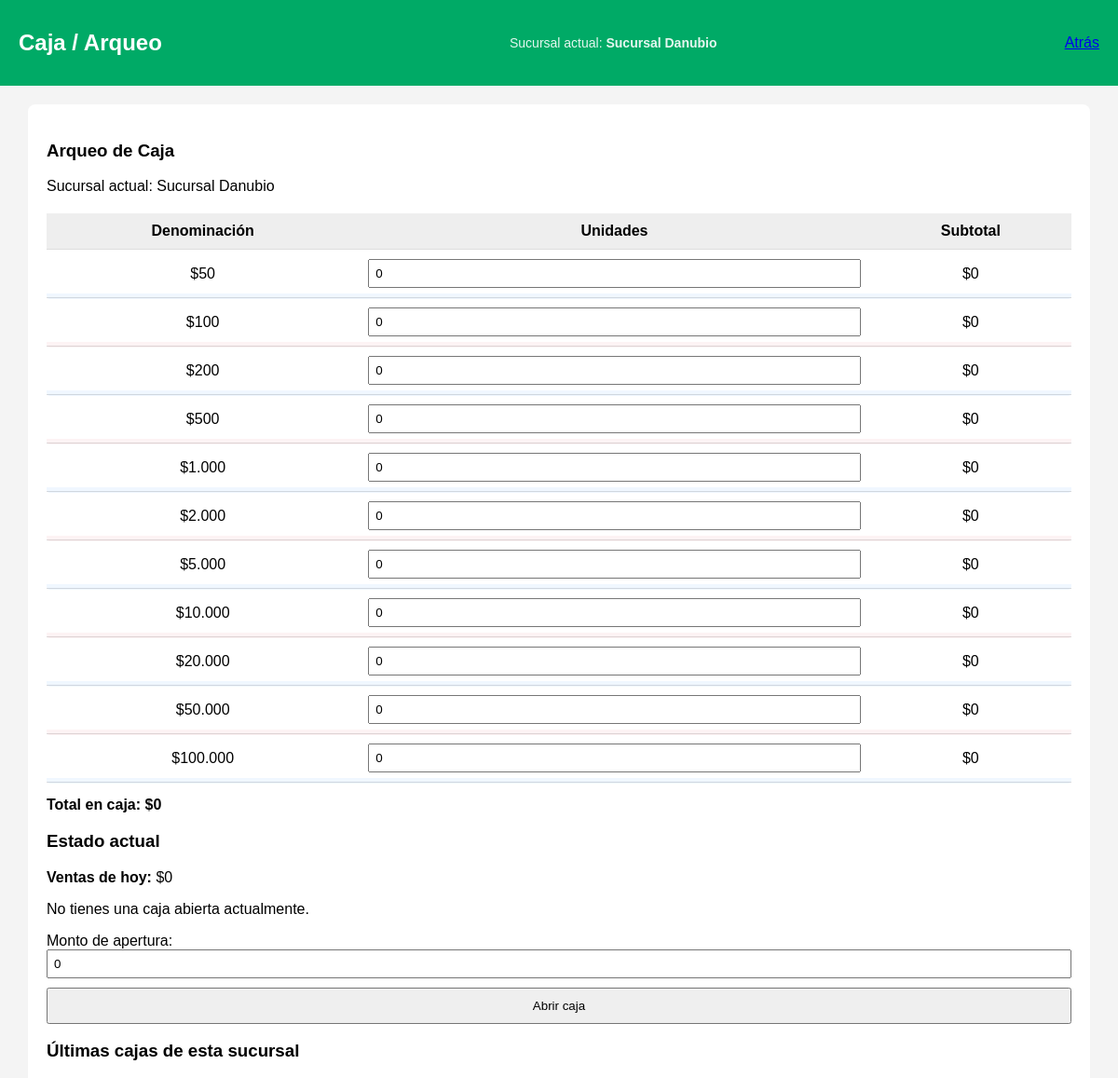
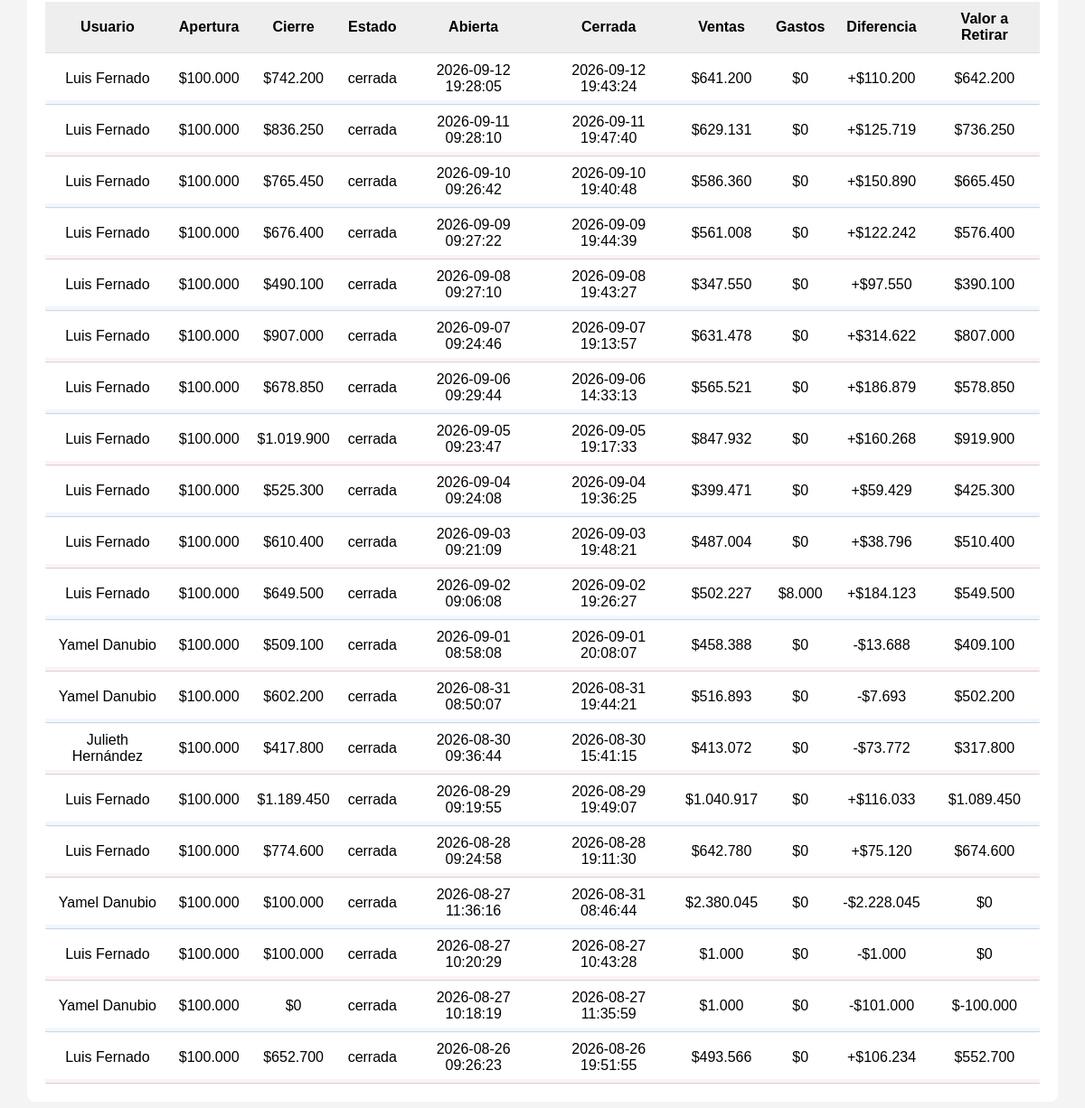
Screenshot of /admin/caja.php (signed in) with the database file from the repository (2 pictures, top to bottom).
### tables this page shows
CREATE TABLE `cash_sessions` (
  `id` int(11) NOT NULL,
  `user_id` int(11) NOT NULL,
  `branch_id` int(11) NOT NULL,
  `opening_amount` decimal(10,2) NOT NULL,
  `closing_amount` decimal(10,2) DEFAULT NULL,
  `opened_at` datetime NOT NULL DEFAULT current_timestamp(),
  `closed_at` datetime DEFAULT NULL,
  `printed_at` datetime DEFAULT NULL,
  `status` enum('abierta','cerrada') NOT NULL DEFAULT 'abierta'
);

CREATE TABLE `users` (
  `id` int(11) NOT NULL,
  `name` varchar(100) NOT NULL,
  `email` varchar(150) NOT NULL,
  `password_hash` varchar(255) NOT NULL,
  `role_id` int(11) NOT NULL,
  `branch_id` int(11) NOT NULL DEFAULT 1,
  `active` tinyint(1) DEFAULT 1,
  `created_at` timestamp NOT NULL DEFAULT current_timestamp()
);

### admin/caja.php (the view, shortened to what this page needs)
<?php
$pdo = DB::getConnection();
$currentBranchId   = $_SESSION['branch_id']   ?? null;
$currentBranchName = $_SESSION['branch_name'] ?? null;
$currentUserId     = $_SESSION['user']['id']  ?? null;
$currentUserRole   = $_SESSION['user']['role_id'] ?? null;
$stmt = $pdo->prepare("
    SELECT * FROM cash_sessions
    WHERE user_id=? AND branch_id=? AND status='abierta'
    ORDER BY id DESC LIMIT 1
");
$stmt->execute([$currentUserId, $currentBranchId]);
$currentSession = $stmt->fetch(PDO::FETCH_ASSOC);
$stmtVentasSesion = $pdo->prepare("
    SELECT COALESCE(SUM(total),0)
    FROM orders
    WHERE branch_id = ?
      AND status != 'cancelado'
      AND created_at BETWEEN ? AND ?
");
$stmtVirtual = $pdo->prepare("
    SELECT COALESCE(SUM(p.amount),0)
    FROM payments p
    JOIN orders o ON o.id = p.order_id
    WHERE p.method = 'virtual'
      AND p.status = 'completado'
      AND o.created_at BETWEEN ? AND ?
      AND o.branch_id = ?
");
$stmtGastos = $pdo->prepare("
    SELECT COALESCE(SUM(valor),0)
    FROM gastos g
    WHERE g.branch_id = ?
      AND CONCAT(g.fecha, ' ', g.hora) BETWEEN ? AND ?
      AND g.anulado = 0
");
$reportSession = null;
$reportVentas  = 0;
$reportVirtualPayments = 0;
$reportGastos = 0;
$defaultOpenedAt = $currentSession['opened_at'] ?? date('Y-m-d H:i:s');
$defaultClosedAt = $currentSession['closed_at'] ?? date('Y-m-d H:i:s');
$stmtVirtual->execute([$defaultOpenedAt, $defaultClosedAt, $currentBranchId]);
if (empty($reportVirtualPayments)) {
    $reportVirtualPayments = (float)$stmtVirtual->fetchColumn();
}
$stmtGastos->execute([$currentBranchId, $defaultOpenedAt, $defaultClosedAt]);
if (empty($reportGastos)) {
    $reportGastos = (float)$stmtGastos->fetchColumn();
}
$stmt = $pdo->prepare("
    SELECT SUM(total)
    FROM orders
    WHERE branch_id = ?
      AND status != 'cancelado'
      AND DATE(created_at) = CURDATE()
");
$stmt->execute([$currentBranchId]);
$todaySales = $stmt->fetchColumn() ?: 0;
$stmt = $pdo->prepare("
    SELECT c.*, u.name AS user_name
    FROM cash_sessions c
    JOIN users u ON u.id = c.user_id
    WHERE c.branch_id = ?
    ORDER BY c.id DESC
    LIMIT 20
");
$stmt->execute([$currentBranchId]);
$sessions = $stmt->fetchAll(PDO::FETCH_ASSOC);
?>
<!DOCTYPE html>
<html lang="es">
<head>
</head>
<body>
<header>
    <h2>Caja / Arqueo</h2>
    <div class="branch">Sucursal actual: <strong><?= htmlspecialchars($currentBranchName) ?></strong></div>
    <a href="/mi_tienda/admin/pos.php?mode=tactil">Atrás</a>
</header>
<div class="container">
<h3>Arqueo de Caja</h3>
<p>Sucursal actual: <?= htmlspecialchars($currentBranchName) ?></p>
<table class="table">
    <thead>
        <tr>
            <th>Denominación</th>
            <th>Unidades</th>
            <th>Subtotal</th>
        </tr>
    </thead>
    <tbody>
        <?php
        $denominaciones = [50,100,200,500,1000,2000,5000,10000,20000,50000,100000];
        foreach ($denominaciones as $den): ?>
        <tr>
            <td>$<?= number_format($den,0,",",".") ?></td>
            <td>
                <input type="text"
                       name="den[<?= $den ?>]"
                       value="0"
                       class="den-input"
                       data-valor="<?= $den ?>">
            </td>
            <td class="subtotal">$0</td>
        </tr>
        <?php endforeach; ?>
    </tbody>
</table>
<div style="margin-top:15px;">
    <strong>Total en caja: $<span id="total-caja">0</span></strong>
</div>
<h3>Estado actual</h3>
<?php if ($currentUserRole == 1): ?>
    <p><strong>Ventas de hoy:</strong> $<?= number_format($todaySales, 0, ",", ".") ?></p>
<?php endif; ?>
<?php if ($currentSession): ?>
    <p><strong>Caja abierta por ti:</strong>
        Apertura: <span id="apertura_ref">$<?= number_format($currentSession['opening_amount'],0,",",".") ?></span>
        el <?= $currentSession['opened_at'] ?>
    </p>
    <form method="POST">
        <input type="hidden" name="action" value="close">
        <label>Monto de cierre:</label>
        <input type="text" name="closing_amount" id="closing_amount" required>
        <button type="submit">Cerrar caja</button>
    </form>
    <div id="diff-box" style="margin-top:15px; padding:12px; border:1px solid #ddd; border-radius:8px;">
        <div style="display:flex; justify-content:space-between; align-items:center; margin-bottom:10px;">
            <strong>Diferencia / Descudre (cierre - apertura)</strong>
            <span id="diff-badge"></span>
        </div>
        <div style="display:grid; grid-template-columns:1fr 1fr 1fr; gap:10px;">
            <div>
                <div style="font-weight:bold;">Apertura registrada</div>
                <div id="diff-apertura">$0</div>
            </div>
            <div>
                <div style="font-weight:bold;">Cierre contado</div>
                <div id="diff-cierre">$0</div>
            </div>
            <div>
                <div style="font-weight:bold;">Diferencia</div>
                <div id="diff-valor">$0</div>
            </div>
        </div>
        <small style="display:block; margin-top:8px; color:#666;">Para descuadre considerando ventas de la sesión, ver columna “Diferencia” en el historial.</small>
    </div>
<?php
if ($reportSession):
    $rep = $reportSession;
    $valor_retirar = (float)$rep['closing_amount'] - (float)$rep['opening_amount'];
    $reportVentas = (float)$reportVentas;
    $reportVirtualPayments = (float)$reportVirtualPayments;
    $reportGastos = (float)$reportGastos;
    $difference = $valor_retirar + $reportVirtualPayments + $reportGastos - $reportVentas;
?>
<style>
    .excel-table {
        width: 100%;
        border-collapse: collapse;
        margin-top: 15px;
        font-family: Arial, sans-serif;
        font-size: 14px;
    }
    .excel-table th, .excel-table td {
        border: 1px solid #999;
        padding: 8px;
        text-align: left;
    }
    .excel-table th {
        background-color: #f2f2f2;
        font-weight: bold;
    }
    .excel-table tr:nth-child(even) {
        background-color: #fafafa;
    }
</style>
<div class="report" id="report-cierre">
    <h4>Reporte de Cierre - Caja #<?= htmlspecialchars($rep['id']) ?></h4>
    <table class="excel-table">
        <tr><th>Usuario</th><td><?= htmlspecialchars($rep['user_name']) ?></td></tr>
        <tr><th>Sucursal</th><td><?= htmlspecialchars($currentBranchName) ?></td></tr>
        <tr><th>Apertura registrada</th><td>$<?= number_format($rep['opening_amount'],0,",",".") ?> (<?= $rep['opened_at'] ?>)</td></tr>
        <tr><th>Cierre contado</th><td>$<?= number_format($rep['closing_amount'],0,",",".") ?> (<?= $rep['closed_at'] ?>)</td></tr>
        <tr><th>Valor a retirar</th><td>$<?= number_format($valor_retirar,0,",",".") ?></td></tr>
        <tr><th>Ventas en la sesión</th><td>$<?= number_format($reportVentas,0,",",".") ?></td></tr>
        <tr><th>Ventas virtuales en la sesión</th><td>$<?= number_format($reportVirtualPayments,0,",",".") ?></td></tr>
        <tr><th>Gastos en la sesión</th><td>$<?= number_format($reportGastos,0,",",".") ?></td></tr>
        <tr><th>Diferencia (efectivo + virtuales + gastos - ventas)</th>
            <td><?= ($difference >= 0 ? '+' : '-') . '$' . number_format(abs($difference),0,",",".") ?></td></tr>
    </table>
    <div style="display:none;">
        <span id="ventas_sesion"><?= number_format($reportVentas,0,",",".") ?></span>
        <span id="ventas_virtuales"><?= number_format($reportVirtualPayments,0,",",".") ?></span>
        <span id="gastos_sesion"><?= number_format($reportGastos,0,",",".") ?></span>
    </div>
    <div style="margin-top:12px; display:flex; gap:8px;">
        <button onclick="window.open('<?= htmlspecialchars('invoice_print.php?session_id='.$rep['id'].'&width=58') ?>','_blank','noopener')">Imprimir</button>
        <form method="POST" style="margin:0;">
            <input type="hidden" name="action" value="ack_report">
            <input type="hidden" name="session_id" value="<?= htmlspecialchars($rep['id']) ?>">
            <button type="submit">Confirmar reporte</button>
        </form>
    </div>
</div>
<?php endif; ?>
<?php else: ?>
    <p>No tienes una caja abierta actualmente.</p>
    <form method="POST">
        <label>Monto de apertura:</label>
        <input type="text" name="opening_amount" id="opening_amount" required>
        <button type="submit">Abrir caja</button>
    </form>
<?php endif; ?>
<?php
if ($currentUserRole == 1):
?>
    <h3>Últimas cajas de esta sucursal</h3>
    <table class="table">
        <thead>
            <tr>
                <th>Usuario</th>
                <th>Apertura</th>
                <th>Cierre</th>
                <th>Estado</th>
                <th>Abierta</th>
                <th>Cerrada</th>
                <th>Ventas</th>
                <th>Gastos</th>
                <th>Diferencia</th>
                <th>Valor a Retirar</th>
            </tr>
        </thead>
            <tbody>
            <?php foreach ($sessions as $s): ?>
            <?php
                $openedAt = $s['opened_at'];
                $closedAt = $s['closed_at'] ?: date('Y-m-d H:i:s');
                $stmtVentasSesion->execute([$currentBranchId, $openedAt, $closedAt]);
                $ventasSesion = (float)$stmtVentasSesion->fetchColumn();
                $stmtVirtual->execute([$openedAt, $closedAt, $currentBranchId]);
                $virtualSesion = (float)$stmtVirtual->fetchColumn();
                $stmtGastos->execute([$currentBranchId, $openedAt, $closedAt]);
                $gastosSesion = (float)$stmtGastos->fetchColumn();
                $withdrawSesion = null;
                if ($s['closing_amount'] !== null) {
                    $withdrawSesion = (float)$s['closing_amount'] - (float)$s['opening_amount'];
                }
                $diff = null;
                if ($s['closing_amount'] !== null) {
                    $diff = $withdrawSesion + $virtualSesion + $gastosSesion - $ventasSesion;
                }
                $diffTexto = ($diff === null) ? '-' : (($diff >= 0 ? '+' : '-') . '$' . number_format(abs($diff), 0, ",", "."));
                $withdrawTexto = ($withdrawSesion === null) ? '-' : ('$' . number_format($withdrawSesion, 0, ",", "."));
            ?>
            <tr>
                <td><?= htmlspecialchars($s['user_name']) ?></td>
                <td>$<?= number_format($s['opening_amount'], 0, ",", ".") ?></td>
                <td><?= $s['closing_amount'] !== null ? '$'.number_format($s['closing_amount'], 0, ",", ".") : '-' ?></td>
                <td><?= htmlspecialchars($s['status']) ?></td>
                <td><?= $s['opened_at'] ?></td>
                <td><?= $s['closed_at'] ?: '-' ?></td>
                <td><?= '$' . number_format($ventasSesion, 0, ",", ".") ?></td>
                <td><?= '$' . number_format($gastosSesion, 0, ",", ".") ?></td>
                <td><?= $diffTexto ?></td>
                <td><?= $withdrawTexto ?></td>
            </tr>
            <?php endforeach; ?>
        </tbody>
    </table>
<?php
endif;
?>
</div>
</body>
</html>

### admin/caja.php (style rules this page uses)
body { font-family: Arial; background:#f4f4f4; margin:0; padding:0; }
header { background:#0a6; color:#fff; padding:12px 20px; display:flex; justify-content:space-between; align-items:center; flex-wrap:wrap; }
.branch { font-size:14px; opacity:0.9; }
.container { max-width:1100px; margin:20px auto; background:#fff; padding:20px; border-radius:8px; }
table { width:100%; border-collapse:collapse; margin-top:20px; position:relative; }
th, td { padding:10px; border-bottom:1px solid #ddd; text-align:center; position:relative; }
th { background:#eee; }
input { padding:6px; width:100%; box-sizing:border-box; }
button { padding:10px 15px; margin-top:10px; width:100%; }
table tbody tr { position:relative; }
table tbody tr::after { content: ""; position: absolute; left: 0; right: 0; bottom: -1px; height: 6px; pointer-events: none; border-radius: 0 0 4px 4px; }
table tbody tr:nth-child(odd)::after { background: rgba(0, 123, 255, 0.06); }
table tbody tr:nth-child(even)::after { background: rgba(220, 53, 69, 0.06); }

### rows the page displays
cash_sessions: user.name "Luis Fernado", opening_amount "100.000", closing_amount "742.200", status "cerrada", opened_at "2026-09-12 19:28:05", closed_at "2026-09-12 19:43:24", ventasSesion "641.200", gastosSesion "0", diffTexto "+$110.200", withdrawTexto "$642.200"
cash_sessions: user.name "Luis Fernado", opening_amount "100.000", closing_amount "836.250", status "cerrada", opened_at "2026-09-11 09:28:10", closed_at "2026-09-11 19:47:40", ventasSesion "629.131", gastosSesion "0", diffTexto "+$125.719", withdrawTexto "$736.250"
cash_sessions: user.name "Luis Fernado", opening_amount "100.000", closing_amount "765.450", status "cerrada", opened_at "2026-09-10 09:26:42", closed_at "2026-09-10 19:40:48", ventasSesion "586.360", gastosSesion "0", diffTexto "+$150.890", withdrawTexto "$665.450"
cash_sessions: user.name "Luis Fernado", opening_amount "100.000", closing_amount "676.400", status "cerrada", opened_at "2026-09-09 09:27:22", closed_at "2026-09-09 19:44:39", ventasSesion "561.008", gastosSesion "0", diffTexto "+$122.242", withdrawTexto "$576.400"
cash_sessions: user.name "Luis Fernado", opening_amount "100.000", closing_amount "490.100", status "cerrada", opened_at "2026-09-08 09:27:10", closed_at "2026-09-08 19:43:27", ventasSesion "347.550", gastosSesion "0", diffTexto "+$97.550", withdrawTexto "$390.100"
cash_sessions: user.name "Luis Fernado", opening_amount "100.000", closing_amount "907.000", status "cerrada", opened_at "2026-09-07 09:24:46", closed_at "2026-09-07 19:13:57", ventasSesion "631.478", gastosSesion "0", diffTexto "+$314.622", withdrawTexto "$807.000"
cash_sessions: user.name "Luis Fernado", opening_amount "100.000", closing_amount "678.850", status "cerrada", opened_at "2026-09-06 09:29:44", closed_at "2026-09-06 14:33:13", ventasSesion "565.521", gastosSesion "0", diffTexto "+$186.879", withdrawTexto "$578.850"
cash_sessions: user.name "Luis Fernado", opening_amount "100.000", closing_amount "1.019.900", status "cerrada", opened_at "2026-09-05 09:23:47", closed_at "2026-09-05 19:17:33", ventasSesion "847.932", gastosSesion "0", diffTexto "+$160.268", withdrawTexto "$919.900"
cash_sessions: user.name "Luis Fernado", opening_amount "100.000", closing_amount "525.300", status "cerrada", opened_at "2026-09-04 09:24:08", closed_at "2026-09-04 19:36:25", ventasSesion "399.471", gastosSesion "0", diffTexto "+$59.429", withdrawTexto "$425.300"
cash_sessions: user.name "Luis Fernado", opening_amount "100.000", closing_amount "610.400", status "cerrada", opened_at "2026-09-03 09:21:09", closed_at "2026-09-03 19:48:21", ventasSesion "487.004", gastosSesion "0", diffTexto "+$38.796", withdrawTexto "$510.400"
cash_sessions: user.name "Luis Fernado", opening_amount "100.000", closing_amount "649.500", status "cerrada", opened_at "2026-09-02 09:06:08", closed_at "2026-09-02 19:26:27", ventasSesion "502.227", gastosSesion "8.000", diffTexto "+$184.123", withdrawTexto "$549.500"
cash_sessions: user.name "Yamel Danubio", opening_amount "100.000", closing_amount "509.100", status "cerrada", opened_at "2026-09-01 08:58:08", closed_at "2026-09-01 20:08:07", ventasSesion "458.388", gastosSesion "0", diffTexto "-$13.688", withdrawTexto "$409.100"
cash_sessions: user.name "Yamel Danubio", opening_amount "100.000", closing_amount "602.200", status "cerrada", opened_at "2026-08-31 08:50:07", closed_at "2026-08-31 19:44:21", ventasSesion "516.893", gastosSesion "0", diffTexto "-$7.693", withdrawTexto "$502.200"
cash_sessions: user.name "Julieth Hernández", opening_amount "100.000", closing_amount "417.800", status "cerrada", opened_at "2026-08-30 09:36:44", closed_at "2026-08-30 15:41:15", ventasSesion "413.072", gastosSesion "0", diffTexto "-$73.772", withdrawTexto "$317.800"
cash_sessions: user.name "Luis Fernado", opening_amount "100.000", closing_amount "1.189.450", status "cerrada", opened_at "2026-08-29 09:19:55", closed_at "2026-08-29 19:49:07", ventasSesion "1.040.917", gastosSesion "0", diffTexto "+$116.033", withdrawTexto "$1.089.450"
cash_sessions: user.name "Luis Fernado", opening_amount "100.000", closing_amount "774.600", status "cerrada", opened_at "2026-08-28 09:24:58", closed_at "2026-08-28 19:11:30", ventasSesion "642.780", gastosSesion "0", diffTexto "+$75.120", withdrawTexto "$674.600"
cash_sessions: user.name "Yamel Danubio", opening_amount "100.000", closing_amount "100.000", status "cerrada", opened_at "2026-08-27 11:36:16", closed_at "2026-08-31 08:46:44", ventasSesion "2.380.045", gastosSesion "0", diffTexto "-$2.228.045", withdrawTexto "$0"
cash_sessions: user.name "Luis Fernado", opening_amount "100.000", closing_amount "100.000", status "cerrada", opened_at "2026-08-27 10:20:29", closed_at "2026-08-27 10:43:28", ventasSesion "1.000", gastosSesion "0", diffTexto "-$1.000", withdrawTexto "$0"
cash_sessions: user.name "Yamel Danubio", opening_amount "100.000", closing_amount "0", status "cerrada", opened_at "2026-08-27 10:18:19", closed_at "2026-08-27 11:35:59", ventasSesion "1.000", gastosSesion "0", diffTexto "-$101.000", withdrawTexto "$-100.000"
cash_sessions: user.name "Luis Fernado", opening_amount "100.000", closing_amount "652.700", status "cerrada", opened_at "2026-08-26 09:26:23", closed_at "2026-08-26 19:51:55", ventasSesion "493.566", gastosSesion "0", diffTexto "+$106.234", withdrawTexto "$552.700"

### other values shown
$currentBranchName "Sucursal Danubio"
$den "50"
$den "100"
$den "200"
$den "500"
$den "1.000"
$den "2.000"
$den "5.000"
$den "10.000"
$den "20.000"
$den "50.000"
$den "100.000"
$todaySales "0"
